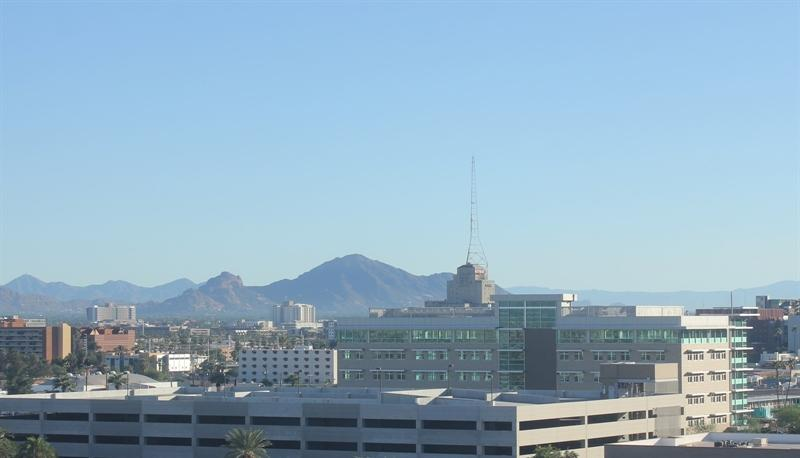
#> input picture Finding DAY or NIGHT/Finding DAY or NIGHT 1/DATA/tun_kun/test/day/20151101_152050.jpg, 800 x 458 px; its folder holds only this picture in this run
$ jupyter execute --allow-errors TUN_KUN_topish.ipynb
#> lines starting #> are read from the running program, lines starting #| are printed output that depends on the picture
# 5/09/2022

# Computer Vision

# TUN_KUN_topish

# Muallif: Farrux Sotivoldiyev

[cell 1]
# Kutubxonalar
import cv2
import numpy as np
import matplotlib.pyplot as plt
import os
import glob

[cell 2]
# Test va Train pathlari tayyorlab olish
test_path = "DATA/tun_kun/test/"
train_path = "DATA/tun_kun/training/"

[cell 3]
# Tepadagi path lardan foydalangan holda filedan rasmlarni o'qish RGB
def get_data_rgb(path):
#> called with path = 'DATA/tun_kun/test/'
    rasmlar = []
    turi = ["day","night"]
    for i in turi:
        for rasm_path in glob.glob(os.path.join(path,i,"*")):
            rasm = cv2.imread(rasm_path)
#> rasm is the input picture: shape (458, 800, 3); mean B, G, R 193.1, 173.9, 145.1
            rasm = cv2.cvtColor(rasm,cv2.COLOR_BGR2RGB)
            rasmlar.append((rasm,i))
    return rasmlar

[cell 4]
# RGB dan HSV ga o'tqazib olish
def get_data_hsv(rasmlar):
    rasmlar_hsv = []
    for i,j in rasmlar:
        rasm = cv2.cvtColor(i,cv2.COLOR_RGB2HSV)
        rasmlar_hsv.append((rasm,j))
    return rasmlar_hsv

[cell 5]
# rasmlarni o'qib o'zgaruvchilarga yozildi RGB
test_rasmlar_rgb = get_data_rgb(test_path)
#> test_rasmlar_rgb = 2 items
train_rasmlar_rgb = get_data_rgb(train_path)
#> train_rasmlar_rgb = 2 items

[cell 6]
# RGB ni HSV ga aylantirib olamiz. Pastdagi barcha ishimiz HSV bilan
test_rasmlar_hsv = get_data_hsv(test_rasmlar_rgb)
#> the loop in get_data_hsv, `for i,j in rasmlar:` made 2 passes
#> j on passes 1 to 2: 'day', 'night'
#> test_rasmlar_hsv = 2 items
train_rasmlar_hsv = get_data_hsv(train_rasmlar_rgb)
#> the loop in get_data_hsv (call 2), `for i,j in rasmlar:` made 2 passes
#> train_rasmlar_hsv = 2 items

[cell 7]
# train rasmlarda 240 ta rasm bor ekan
len(train_rasmlar_hsv)
#> Out = 2

[cell 8]
# test rasmlarda 160 ta rasm bor ekan
len(test_rasmlar_hsv)
#> Out = 2

[cell 9]
# trainga testni qo'shib bitta yaxlit train rasmlar to'plamini hosil qildik
train_rasmlar_hsv.extend(test_rasmlar_hsv)

[cell 10]
# Dastlabki 25 ta rasmni chiqarib taxlil qilamiz.Bundan ko'rinib turibdiki shapelari xar xil ularni bir xil
# shape larga olib kelishimiz kerak.Ko'rinish HSV da
figure,rasmlar = plt.subplots(5,5,figsize=(20,18))
k = 0
#> (the rest of this cell did not finish here and is left out)

## Rasmlarga ishlov berish

[cell 11]
# Barcha rasmlarni eni va bo'yini alohida qilib olamiz
all_x_size = [i[0].shape[0] for i in train_rasmlar_hsv]
#> all_x_size = [458, 737, 458, 737]
all_y_size = [i[0].shape[1] for i in train_rasmlar_hsv]
#> all_y_size = [800, 1024, 800, 1024]

#> (a cell that did not finish here is left out)

#> (a cell that did not finish here is left out)

[cell 14]
# rasmlarnin ortacha eni
all_x_size_mean = int(np.round(np.mean(all_x_size)))
#> all_x_size_mean = 598
all_x_size_mean
#> Out = 598

[cell 15]
# rasmlarnin ortacha bo'yi
all_y_size_mean = int(np.round(np.mean(all_y_size)))
#> all_y_size_mean = 912
all_y_size_mean
#> Out = 912

[cell 16]
# Endi barcha rasmlarni shu o'lchamlarga keltiramiz
def default_size(rasm):
    return cv2.resize(rasm,(all_y_size_mean,all_x_size_mean))
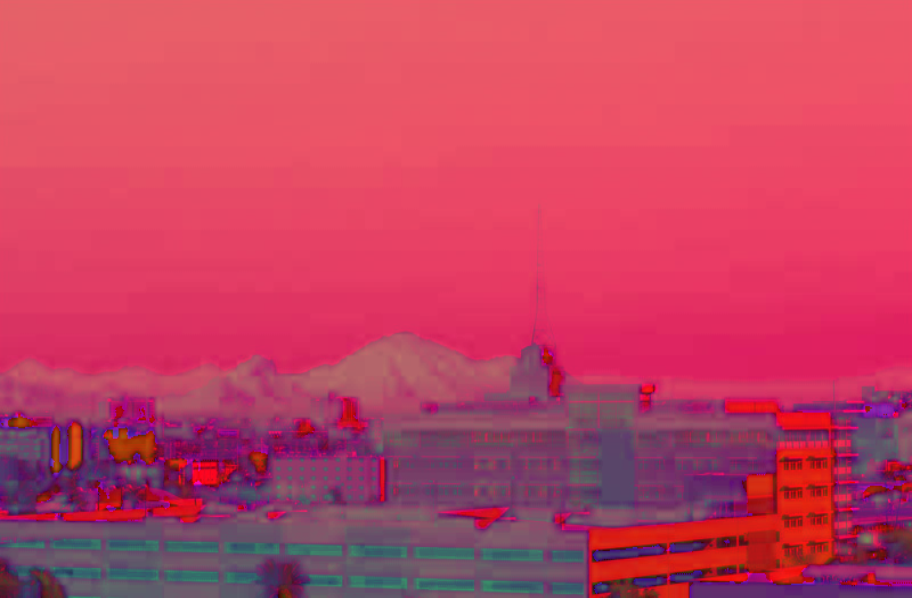
#> returned value: shape (598, 912, 3); mean of channels 0, 1, 2 97.1, 65.1, 194.2; drawn as B, G, R

[cell 17]
# Stringlarni(day or night) ham raqamlarga o'tkazamiz yani encoding qilamiz
def encod(flag):
    if flag=="day":
        return 1
    else:
        return 0

[cell 18]
# Barcha rasmlarni standartlashtirdik
true_rasmlar = [(default_size(i),encod(j)) for i,j in train_rasmlar_hsv]
#> in default_size (call 2), `return cv2.resize(rasm,(all_y_size_mean,all_x_size_mean))`:
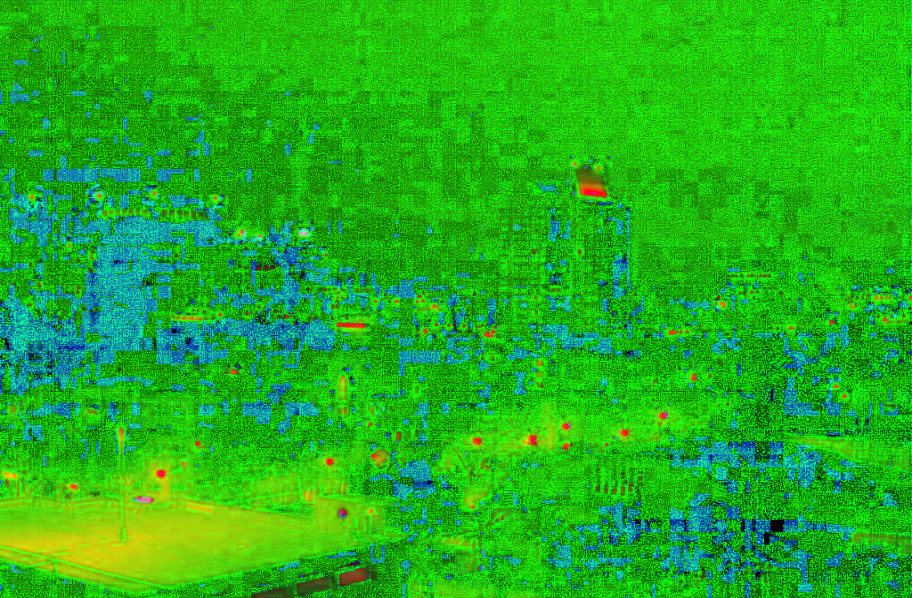
#> returned value: shape (598, 912, 3); mean of channels 0, 1, 2 27.3, 177, 32.6; drawn as B, G, R
#> true_rasmlar = 4 items

[cell 19]
# Ana endi barcha rasmlar bir xil o'lchamga keldi. Ko'rinish HSV da gray
figure,rasmlar = plt.subplots(5,5,figsize=(20,18))
k = 0
#> (the rest of this cell did not finish here and is left out)

## Datasetni Train va Test ga bo'lish

[cell 20]
kun = [(i,j) for i,j in true_rasmlar if j==1]
#> kun = 2 items
tun = [(i,j) for i,j in true_rasmlar if j==0]
#> tun = 2 items

[cell 21]
len(kun)
#> Out = 2

[cell 22]
len(tun)
#> Out = 2

[cell 23]
# 80% - Train uchun
# 20% - Test uchun

# 100% - 200
# 80% - x = 160 = Train

# 100% - 200
# 20% - x = 40 = Test

[cell 24]
# Train va Test ga ajratish
def train_and_test(data):
    train = []
    test = []
    nisbat = int(0.8 * len(data))
#> nisbat = 1
    for i in range(len(data)):
        if i<nisbat:
            train.append((data[i][0],data[i][1]))
        else:
            test.append((data[i][0],data[i][1]))
#> this loop made 2 passes
#> after the loop, test = 1 item; train = 1 item
    return train , test

[cell 25]
kun_train,kun_test = train_and_test(kun)
#> kun_train = 1 item; kun_test = 1 item
tun_train,tun_test = train_and_test(tun)
#> the loop in train_and_test (call 2), `for i in range(len(data)):` made 2 passes
#> tun_train = 1 item; tun_test = 1 item

[cell 26]
# train = kun_train + tun_train #80% - 320 ta rasm
# test = kun_test + tun_test #20% - 80 ta rasm

[cell 27]
len(kun_train)
#> Out = 1

[cell 28]
len(kun_test)
#> Out = 1

## Train

[cell 29]
def light_value(data):
    value_chanel = []
    for i,j in data:
        value_chanel.append(i[:,:,2])
#> this loop made 1 pass
#> j on pass 1: 1
#> after the loop, value_chanel = 1 item
    return value_chanel

[cell 30]
light_value_kun_train = light_value(kun_train)
#> light_value_kun_train = 1 item
light_value_tun_train = light_value(tun_train)
#> the loop in light_value (call 2), `for i,j in data:` made 1 pass
#> j on pass 1: 0
#> light_value_tun_train = 1 item

[cell 31]
# Ularning sum larini hosil qilamiz
train_kun_sum = [np.sum(i) for i in light_value_kun_train]
#> train_kun_sum = [105933320]
train_tun_sum = [np.sum(i) for i in light_value_tun_train]
#> train_tun_sum = [17784677]

[cell 32]
len(train_kun_sum)
#> Out = 1

[cell 33]
len(train_tun_sum)
#> Out = 1

#> (a cell that did not finish here is left out)

#> (a cell that did not finish here is left out)

[cell 36]
train_kun_info = {
    "kun_max" : np.max(train_kun_sum),
    "kun_mean" : np.mean(train_kun_sum),
    "kun_min" : np.min(train_kun_sum)
}
#> train_kun_info = {'kun_max': 105933320, 'kun_mean': 105933320, 'kun_min': 105933320}

[cell 37]
train_tun_info = {
    "tun_max" : np.max(train_tun_sum),
    "tun_mean" : np.mean(train_tun_sum),
    "tun_min" : np.min(train_tun_sum)
}
#> train_tun_info = {'tun_max': 17784677, 'tun_mean': 17784677, 'tun_min': 17784677}

[cell 38]
train_kun_info
#> Out has the same summary as train_kun_info

[cell 39]
train_tun_info
#> Out has the same summary as train_tun_info

[cell 40]
# Bu grafikdan ko'rinib turibdiki tunning maximumi kunning minimumidan kattaroq.
y = [train_kun_info["kun_min"],train_kun_info["kun_mean"],train_kun_info["kun_max"],train_tun_info["tun_min"],train_tun_info["tun_mean"],train_tun_info["tun_max"]]
#> y = [105933320, 105933320, 105933320, 17784677, 17784677, 17784677]
x = ["Kun_min","Kun_mean","Kun_max","Tun_min","Tun_mean","Tun_max"]
plt.bar(x,y)
plt.show()
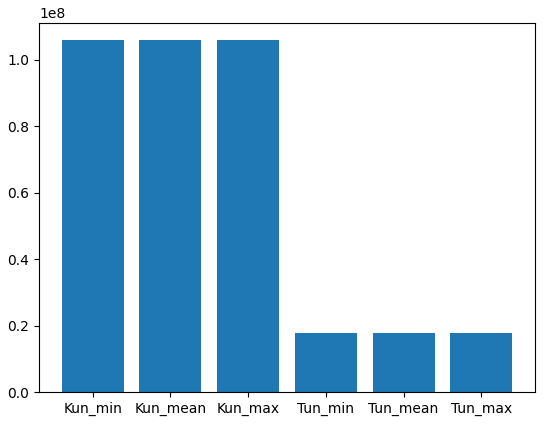
#> figure drawn by matplotlib, 1 panel

[cell 41]
kun_tun_line = (train_kun_info['kun_mean'] + train_tun_info['tun_mean'])/2
#> kun_tun_line = 61858998.5
kun_tun_line
#> Out = 61858998.5

[cell 42]
rasm_shape = all_x_size_mean * all_y_size_mean
#> rasm_shape = 545376
rasm_shape
#> Out = 545376

[cell 43]
line_norm = kun_tun_line / rasm_shape
#> line_norm = 113.4
line_norm
#> Out = 113.4

# Test

* Biz natijani oldik(Result = 101.50055219422552)! Kun va Tunni o'rtachasini topamiz va biz topgan son bilan solishtiramiz katta bo'lsa kun aks holda tun

[cell 44]
test_rasmlar = kun_test + tun_test
#> test_rasmlar = 2 items

[cell 45]
len_test = len(test_rasmlar)
#> len_test = 2
len_test
#> Out = 2

[cell 46]
# Tepada test qilish uchun kun_test va tun_test o'zgaruvchilariga yuklangan tayyor rasmlarimiz bor
def sumlar(rasmlar):
    rasmlar_sum = []
    for i,j in rasmlar:
        rasmlar_sum.append((np.mean(i[:,:,2]),j))
#> this loop made 2 passes
#> after the loop, rasmlar_sum = [(194.2, 1), (32.61, 0)]
    return rasmlar_sum

[cell 47]
test_rasmlar_proba = sumlar(test_rasmlar)
#> test_rasmlar_proba = [(194.2, 1), (32.61, 0)]

[cell 48]
def testing(rasmlar):
    xatolik = 0
    for i,j in rasmlar:
        if i<line_norm:
            target = 0
        else:
            target = 1

        if target!=j:
            xatolik += 1
#> this loop made 2 passes
#> (i, j, target) on passes 1 to 2: (194.2, 1, 1), (32.61, 0, 0)
#> after the loop, xatolik = 0
    return xatolik

[cell 49]
xatolik = testing(test_rasmlar_proba)
#> xatolik = 0

[cell 50]
xatolik
#> Out = 0

[cell 51]
natija_foizda = 100 - (xatolik*100) / len_test
#> natija_foizda = 100
natija_foizda
#> Out = 100
